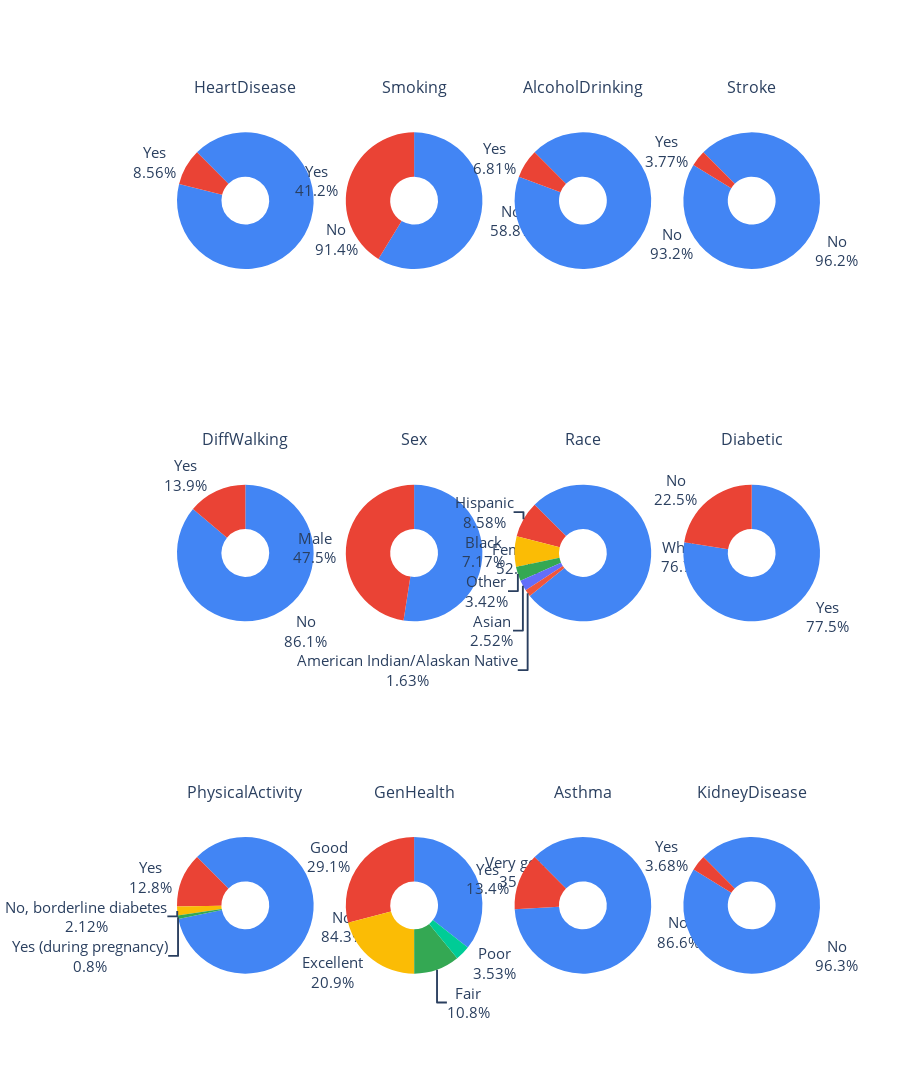

The code cell stored with this chart in its notebook:
### Code cell
fig = make_subplots(
    rows=3, cols=4, subplot_titles=("HeartDisease", "Smoking",
                                    "AlcoholDrinking","Stroke",
                                    "DiffWalking", "Sex",
                                    'Race', 'Diabetic',
                                    'PhysicalActivity','GenHealth',
                                    'Asthma', 'KidneyDisease',
                                    'SkinCancer'),
    specs=[[{"type": "domain"}, {"type": "domain"},{"type": "domain"}, {"type": "domain"}],
       [{"type": "domain"}, {"type": "domain"},{"type": "domain"}, {"type": "domain"}],
       [{"type": "domain"}, {"type": "domain"},{"type": "domain"}, {"type": "domain"}]],
)

colours = ['#4285f4', '#ea4335', '#fbbc05', '#34a853']

fig.add_trace(go.Pie(labels=np.array(df['HeartDisease'].value_counts().index),
                     values=[x for x in df['HeartDisease'].value_counts()], hole=.35,
                     textinfo='label+percent', rotation=-45, marker_colors=colours),
              row=1, col=1)

fig.add_trace(go.Pie(labels=np.array(df['Smoking'].value_counts().index),
                     values=[x for x in df['Smoking'].value_counts()], hole=.35,
                     textinfo='label+percent', marker_colors=colours),
              row=1, col=2)

fig.add_trace(go.Pie(labels=np.array(df['AlcoholDrinking'].value_counts().index),
                     values=[x for x in df['AlcoholDrinking'].value_counts()], hole=.35,
                     textinfo='label+percent', rotation=-45, marker_colors=colours),
              row=1, col=3)

fig.add_trace(go.Pie(labels=np.array(df['Stroke'].value_counts().index),
                     values=[x for x in df['Stroke'].value_counts()], hole=.35,
                     textinfo='label+percent', rotation=-45, marker_colors=colours),
              row=1, col=4)

fig.add_trace(go.Pie(labels=np.array(df['DiffWalking'].value_counts().index),
                     values=[x for x in df['DiffWalking'].value_counts()], hole=.35,
                     textinfo='label+percent', marker_colors=colours),
              row=2, col=1)

fig.add_trace(go.Pie(labels=np.array(df['Sex'].value_counts().index),
                     values=[x for x in df['Sex'].value_counts()], hole=.35,
                     textinfo='label+percent', marker_colors=colours),
              row=2, col=2)

fig.add_trace(go.Pie(labels=np.array(df['Race'].value_counts().index),
                     values=[x for x in df['Race'].value_counts()], hole=.35,
                     textinfo='label+percent', rotation=-45, marker_colors=colours),
              row=2, col=3)

fig.add_trace(go.Pie(labels=np.array(df['PhysicalActivity'].value_counts().index),
                     values=[x for x in df['PhysicalActivity'].value_counts()], hole=.35,
                     textinfo='label+percent', marker_colors=colours),
              row=2, col=4)

fig.add_trace(go.Pie(labels=np.array(df['Diabetic'].value_counts().index),
                     values=[x for x in df['Diabetic'].value_counts()], hole=.35,
                     textinfo='label+percent', rotation=-45, marker_colors=colours),
              row=3, col=1)

fig.add_trace(go.Pie(labels=np.array(df['GenHealth'].value_counts().index),
                     values=[x for x in df['GenHealth'].value_counts()], hole=.35,
                     textinfo='label+percent', marker_colors=colours),
              row=3, col=2)

fig.add_trace(go.Pie(labels=np.array(df['Asthma'].value_counts().index),
                     values=[x for x in df['Asthma'].value_counts()], hole=.35,
                     textinfo='label+percent', rotation=-45, marker_colors=colours),
              row=3, col=3)

fig.add_trace(go.Pie(labels=np.array(df['KidneyDisease'].value_counts().index),
                     values=[x for x in df['KidneyDisease'].value_counts()], hole=.35,
                     textinfo='label+percent', rotation=-45, marker_colors=colours),
              row=3, col=4)




fig.update_layout(height=1500, font=dict(size=15), showlegend=False)

fig.show()

### Figure 1 — Plotly figure (JSON) as saved in the notebook; plotly's stock layout.template omitted (floating-point values rounded to 4 significant figures)
{"data": [{"domain": {"x": [0, 0.2125], "y": [0.7778, 1]}, "hole": 0.35, "labels": ["No", "Yes"], "marker": {"colors": ["#4285f4", "#ea4335", "#fbbc05", "#34a853"]}, "rotation": -45, "textinfo": "label+percent", "type": "pie", "values": [292422, 27373]}, {"domain": {"x": [0.2625, 0.475], "y": [0.7778, 1]}, "hole": 0.35, "labels": ["No", "Yes"], "marker": {"colors": ["#4285f4", "#ea4335", "#fbbc05", "#34a853"]}, "textinfo": "label+percent", "type": "pie", "values": [187887, 131908]}, {"domain": {"x": [0.525, 0.7375], "y": [0.7778, 1]}, "hole": 0.35, "labels": ["No", "Yes"], "marker": {"colors": ["#4285f4", "#ea4335", "#fbbc05", "#34a853"]}, "rotation": -45, "textinfo": "label+percent", "type": "pie", "values": [298018, 21777]}, {"domain": {"x": [0.7875, 1], "y": [0.7778, 1]}, "hole": 0.35, "labels": ["No", "Yes"], "marker": {"colors": ["#4285f4", "#ea4335", "#fbbc05", "#34a853"]}, "rotation": -45, "textinfo": "label+percent", "type": "pie", "values": [307726, 12069]}, {"domain": {"x": [0, 0.2125], "y": [0.3889, 0.6111]}, "hole": 0.35, "labels": ["No", "Yes"], "marker": {"colors": ["#4285f4", "#ea4335", "#fbbc05", "#34a853"]}, "textinfo": "label+percent", "type": "pie", "values": [275385, 44410]}, {"domain": {"x": [0.2625, 0.475], "y": [0.3889, 0.6111]}, "hole": 0.35, "labels": ["Female", "Male"], "marker": {"colors": ["#4285f4", "#ea4335", "#fbbc05", "#34a853"]}, "textinfo": "label+percent", "type": "pie", "values": [167805, 151990]}, {"domain": {"x": [0.525, 0.7375], "y": [0.3889, 0.6111]}, "hole": 0.35, "labels": ["White", "Hispanic", "Black", "Other", "Asian", "American Indian/Alaskan Native"], "marker": {"colors": ["#4285f4", "#ea4335", "#fbbc05", "#34a853"]}, "rotation": -45, "textinfo": "label+percent", "type": "pie", "values": [245212, 27446, 22939, 10928, 8068, 5202]}, {"domain": {"x": [0.7875, 1], "y": [0.3889, 0.6111]}, "hole": 0.35, "labels": ["Yes", "No"], "marker": {"colors": ["#4285f4", "#ea4335", "#fbbc05", "#34a853"]}, "textinfo": "label+percent", "type": "pie", "values": [247957, 71838]}, {"domain": {"x": [0, 0.2125], "y": [0, 0.2222]}, "hole": 0.35, "labels": ["No", "Yes", "No, borderline diabetes", "Yes (during pregnancy)"], "marker": {"colors": ["#4285f4", "#ea4335", "#fbbc05", "#34a853"]}, "rotation": -45, "textinfo": "label+percent", "type": "pie", "values": [269653, 40802, 6781, 2559]}, {"domain": {"x": [0.2625, 0.475], "y": [0, 0.2222]}, "hole": 0.35, "labels": ["Very good", "Good", "Excellent", "Fair", "Poor"], "marker": {"colors": ["#4285f4", "#ea4335", "#fbbc05", "#34a853"]}, "textinfo": "label+percent", "type": "pie", "values": [113858, 93129, 66842, 34677, 11289]}, {"domain": {"x": [0.525, 0.7375], "y": [0, 0.2222]}, "hole": 0.35, "labels": ["No", "Yes"], "marker": {"colors": ["#4285f4", "#ea4335", "#fbbc05", "#34a853"]}, "rotation": -45, "textinfo": "label+percent", "type": "pie", "values": [276923, 42872]}, {"domain": {"x": [0.7875, 1], "y": [0, 0.2222]}, "hole": 0.35, "labels": ["No", "Yes"], "marker": {"colors": ["#4285f4", "#ea4335", "#fbbc05", "#34a853"]}, "rotation": -45, "textinfo": "label+percent", "type": "pie", "values": [308016, 11779]}], "layout": {"annotations": [{"font": {"size": 16}, "showarrow": false, "text": "HeartDisease", "x": 0.1062, "xanchor": "center", "xref": "paper", "y": 1, "yanchor": "bottom", "yref": "paper"}, {"font": {"size": 16}, "showarrow": false, "text": "Smoking", "x": 0.3688, "xanchor": "center", "xref": "paper", "y": 1, "yanchor": "bottom", "yref": "paper"}, {"font": {"size": 16}, "showarrow": false, "text": "AlcoholDrinking", "x": 0.6313, "xanchor": "center", "xref": "paper", "y": 1, "yanchor": "bottom", "yref": "paper"}, {"font": {"size": 16}, "showarrow": false, "text": "Stroke", "x": 0.8938, "xanchor": "center", "xref": "paper", "y": 1, "yanchor": "bottom", "yref": "paper"}, {"font": {"size": 16}, "showarrow": false, "text": "DiffWalking", "x": 0.1062, "xanchor": "center", "xref": "paper", "y": 0.6111, "yanchor": "bottom", "yref": "paper"}, {"font": {"size": 16}, "showarrow": false, "text": "Sex", "x": 0.3688, "xanchor": "center", "xref": "paper", "y": 0.6111, "yanchor": "bottom", "yref": "paper"}, {"font": {"size": 16}, "showarrow": false, "text": "Race", "x": 0.6313, "xanchor": "center", "xref": "paper", "y": 0.6111, "yanchor": "bottom", "yref": "paper"}, {"font": {"size": 16}, "showarrow": false, "text": "Diabetic", "x": 0.8938, "xanchor": "center", "xref": "paper", "y": 0.6111, "yanchor": "bottom", "yref": "paper"}, {"font": {"size": 16}, "showarrow": false, "text": "PhysicalActivity", "x": 0.1062, "xanchor": "center", "xref": "paper", "y": 0.2222, "yanchor": "bottom", "yref": "paper"}, {"font": {"size": 16}, "showarrow": false, "text": "GenHealth", "x": 0.3688, "xanchor": "center", "xref": "paper", "y": 0.2222, "yanchor": "bottom", "yref": "paper"}, {"font": {"size": 16}, "showarrow": false, "text": "Asthma", "x": 0.6313, "xanchor": "center", "xref": "paper", "y": 0.2222, "yanchor": "bottom", "yref": "paper"}, {"font": {"size": 16}, "showarrow": false, "text": "KidneyDisease", "x": 0.8938, "xanchor": "center", "xref": "paper", "y": 0.2222, "yanchor": "bottom", "yref": "paper"}], "font": {"size": 15}, "height": 1500, "showlegend": false}}
